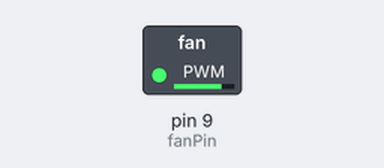
The sketch below on a simulated Arduino Uno, built with avr-gcc and run on an emulated ATmega328P. Parts: switched loads named in the sketch (green lamp = pin HIGH).

Above: at 0.05 s.
At 6.0 s:
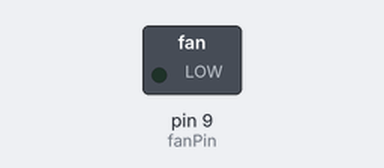
Timing chart, 0 to 7.8 s (numbered marks = the images above):
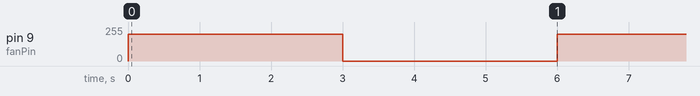

Measured:
- by itself, pin 9 (fanPin): alternates 200/255 for 3.0 s and 0/255 for 3.0 s

The sketch:

Ventoinha_Cooler_comTransistor.ino
```cpp
int fanPin = 9;

void setup() {
  pinMode(fanPin, OUTPUT);
}
void loop() {
  analogWrite(fanPin, 200); // ventoinha rodando moderadamente
  delay(3000);
  analogWrite(fanPin, 0);   // desliga
  delay(3000);
}
```
